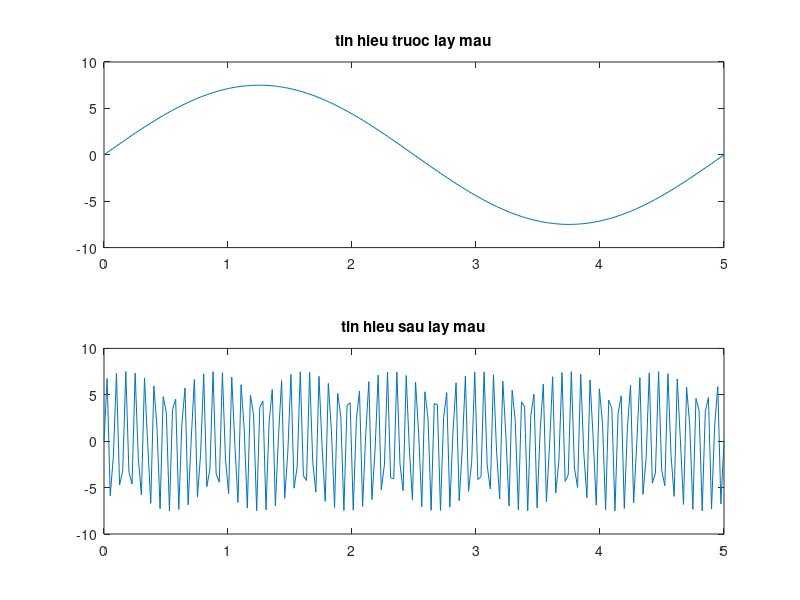

The MATLAB source for this figure:
clear all;
close all;
clc;
T=5;
f=1/T;
A=1.5*5;
fm=32*2*f;
t=0:T/199:T;
x=A*sin(2*pi*f*t);
xm=A*sin(2*pi*fm*t);
subplot(2,1,1);
plot(t,x);
title('tin hieu truoc lay mau');
subplot(2,1,2);
plot(t,xm);
title('tin hieu sau lay mau');